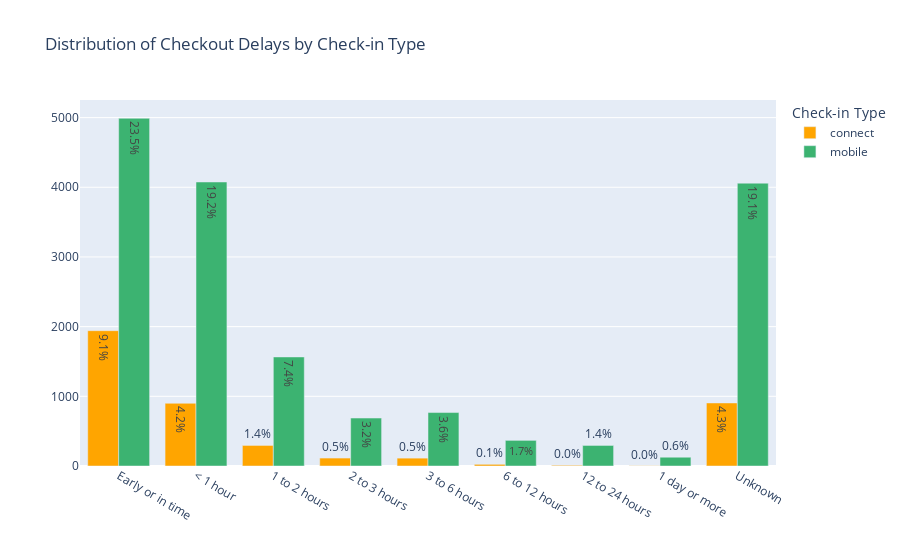

Notebook cell for this chart:
### Markdown cell above
There is only 32.6% of rental checkout that are early or in time, without delay. For 23.4% we don't have informations. And the majoruty of delays are less than 2 hours.

### Code cell
# Count occurrences of each category grouped by checkin_type
delay_counts = data.groupby(["checkout_delay_category", "checkin_type"]).size().reset_index(name="Count")
delay_counts["Percentage"] = (delay_counts["Count"] / delay_counts["Count"].sum()) * 100

# Create a grouped bar chart
fig = px.bar(
    delay_counts, 
    x="checkout_delay_category", 
    y="Count", 
    color="checkin_type",
    title="Distribution of Checkout Delays by Check-in Type", 
    labels={"checkout_delay_category": "Checkout Delay Category", "Count": "Number of Rentals", "checkin_type": "Check-in Type"},
    barmode="group",  # Groups bars side by side
    #text="Count",
    text=delay_counts["Percentage"].apply(lambda x: f"{x:.1f}%"),
    color_discrete_sequence=["#FFA500", "#3CB371"]
)

# Improve layout by setting custom order for x-axis
fig.update_layout(xaxis_title="", yaxis_title="")
fig.update_layout(xaxis={'categoryorder':'array', 'categoryarray': [
    "Early or in time", "< 1 hour", "1 to 2 hours", "2 to 3 hours",
    "3 to 6 hours", "6 to 12 hours", "12 to 24 hours", "1 day or more", "Unknown"
]})

fig.show()

### Figure 1 — Plotly figure (JSON) as saved in the notebook; plotly's stock layout.template omitted (floating-point values rounded to 4 significant figures)
{"data": [{"alignmentgroup": "True", "hovertemplate": "Check-in Type=connect<br>Checkout Delay Category=%{x}<br>Number of Rentals=%{y}<br>text=%{text}<extra></extra>", "legendgroup": "connect", "marker": {"color": "#FFA500", "pattern": {"shape": ""}}, "name": "connect", "offsetgroup": "connect", "orientation": "v", "showlegend": true, "text": ["0.0%", "1.4%", "0.0%", "0.5%", "0.5%", "0.1%", "4.2%", "9.1%", "4.3%"], "textposition": "auto", "type": "bar", "x": ["1 day or more", "1 to 2 hours", "12 to 24 hours", "2 to 3 hours", "3 to 6 hours", "6 to 12 hours", "< 1 hour", "Early or in time", "Unknown"], "xaxis": "x", "y": [3, 295, 10, 114, 113, 24, 900, 1942, 905], "yaxis": "y"}, {"alignmentgroup": "True", "hovertemplate": "Check-in Type=mobile<br>Checkout Delay Category=%{x}<br>Number of Rentals=%{y}<br>text=%{text}<extra></extra>", "legendgroup": "mobile", "marker": {"color": "#3CB371", "pattern": {"shape": ""}}, "name": "mobile", "offsetgroup": "mobile", "orientation": "v", "showlegend": true, "text": ["0.6%", "7.4%", "1.4%", "3.2%", "3.6%", "1.7%", "19.2%", "23.5%", "19.1%"], "textposition": "auto", "type": "bar", "x": ["1 day or more", "1 to 2 hours", "12 to 24 hours", "2 to 3 hours", "3 to 6 hours", "6 to 12 hours", "< 1 hour", "Early or in time", "Unknown"], "xaxis": "x", "y": [126, 1565, 295, 688, 767, 368, 4076, 4990, 4059], "yaxis": "y"}], "layout": {"barmode": "group", "legend": {"title": {"text": "Check-in Type"}, "tracegroupgap": 0}, "title": {"text": "Distribution of Checkout Delays by Check-in Type"}, "xaxis": {"anchor": "y", "categoryarray": ["Early or in time", "< 1 hour", "1 to 2 hours", "2 to 3 hours", "3 to 6 hours", "6 to 12 hours", "12 to 24 hours", "1 day or more", "Unknown"], "categoryorder": "array", "domain": [0, 1], "title": {"text": ""}}, "yaxis": {"anchor": "x", "domain": [0, 1], "title": {"text": ""}}}}
